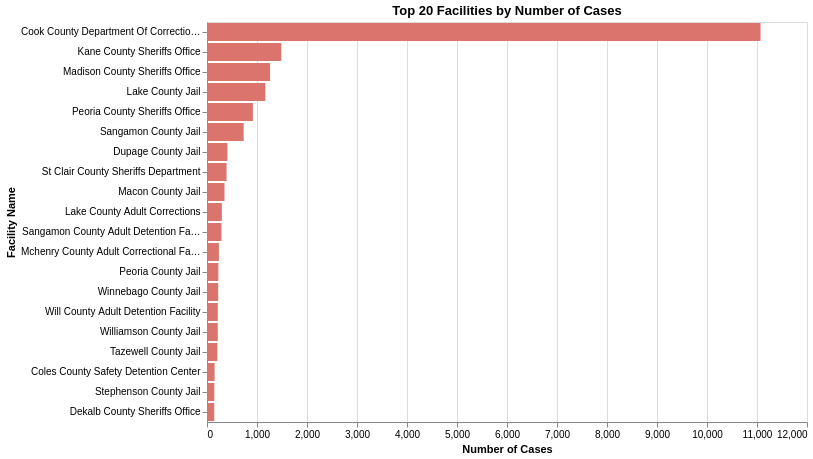

Write notebook code for a chart like this one.
### Code cell
# Most common by facility name
top_facilities = (
    df_cleaned
    .filter(pl.col('Cleaned Facility Name').is_not_null())  # Remove null facility names
    .group_by('Cleaned Facility Name')
    .len()
    .sort('len', descending=True)
    .head(20)
    .rename({'len': 'Case Count'})
)

# Create the Altair chart
facilities_chart = alt.Chart(top_facilities).mark_bar().encode(
    x=alt.X('Case Count:Q', title='Number of Cases'),
    y=alt.Y('Cleaned Facility Name:N', sort='-x', title='Facility Name'),
    color=alt.value("#da746d"), 
    tooltip=[
        'Cleaned Facility Name:N', 
        alt.Tooltip('Case Count:Q', format=',d')
    ]
).properties(
    width=600,
    height=400,
    title='Top 20 Facilities by Number of Cases'
)

facilities_chart

### Figure 1 — Vega specification as saved in the notebook (floating-point values rounded to 4 significant figures)
{"$schema": "https://vega.github.io/schema/vega/v5.json", "data": [{"name": "source_0"}, {"name": "data_0", "values": [{"Case Count": 11071, "Case Count_end": 11070.0, "Case Count_start": 0.0, "Cleaned Facility Name": "Cook County Department Of Corrections"}, {"Case Count": 1486, "Case Count_end": 1486.0, "Case Count_start": 0.0, "Cleaned Facility Name": "Kane County Sheriffs Office"}, {"Case Count": 1262, "Case Count_end": 1262.0, "Case Count_start": 0.0, "Cleaned Facility Name": "Madison County Sheriffs Office"}, {"Case Count": 1167, "Case Count_end": 1167.0, "Case Count_start": 0.0, "Cleaned Facility Name": "Lake County Jail"}, {"Case Count": 918, "Case Count_end": 918.0, "Case Count_start": 0.0, "Cleaned Facility Name": "Peoria County Sheriffs Office"}, {"Case Count": 733, "Case Count_end": 733.0, "Case Count_start": 0.0, "Cleaned Facility Name": "Sangamon County Jail"}, {"Case Count": 408, "Case Count_end": 408.0, "Case Count_start": 0.0, "Cleaned Facility Name": "Dupage County Jail"}, {"Case Count": 391, "Case Count_end": 391.0, "Case Count_start": 0.0, "Cleaned Facility Name": "St Clair County Sheriffs Department"}, {"Case Count": 350, "Case Count_end": 350.0, "Case Count_start": 0.0, "Cleaned Facility Name": "Macon County Jail"}, {"Case Count": 297, "Case Count_end": 297.0, "Case Count_start": 0.0, "Cleaned Facility Name": "Lake County Adult Corrections"}, {"Case Count": 290, "Case Count_end": 290.0, "Case Count_start": 0.0, "Cleaned Facility Name": "Sangamon County Adult Detention Facility"}, {"Case Count": 238, "Case Count_end": 238.0, "Case Count_start": 0.0, "Cleaned Facility Name": "Mchenry County Adult Correctional Facility"}, {"Case Count": 227, "Case Count_end": 227.0, "Case Count_start": 0.0, "Cleaned Facility Name": "Peoria County Jail"}, {"Case Count": 224, "Case Count_end": 224.0, "Case Count_start": 0.0, "Cleaned Facility Name": "Winnebago County Jail"}, {"Case Count": 216, "Case Count_end": 216.0, "Case Count_start": 0.0, "Cleaned Facility Name": "Will County Adult Detention Facility"}, {"Case Count": 215, "Case Count_end": 215.0, "Case Count_start": 0.0, "Cleaned Facility Name": "Williamson County Jail"}, {"Case Count": 207, "Case Count_end": 207.0, "Case Count_start": 0.0, "Cleaned Facility Name": "Tazewell County Jail"}, {"Case Count": 152, "Case Count_end": 152.0, "Case Count_start": 0.0, "Cleaned Facility Name": "Coles County Safety Detention Center"}, {"Case Count": 146, "Case Count_end": 146.0, "Case Count_start": 0.0, "Cleaned Facility Name": "Stephenson County Jail"}, {"Case Count": 145, "Case Count_end": 145.0, "Case Count_start": 0.0, "Cleaned Facility Name": "Dekalb County Sheriffs Office"}]}, {"name": "source_0_y_domain_Cleaned Facility Name", "values": [{"Cleaned Facility Name": "Cook County Department Of Corrections", "sort_field": 11071}, {"Cleaned Facility Name": "Kane County Sheriffs Office", "sort_field": 1486}, {"Cleaned Facility Name": "Madison County Sheriffs Office", "sort_field": 1262}, {"Cleaned Facility Name": "Lake County Jail", "sort_field": 1167}, {"Cleaned Facility Name": "Peoria County Sheriffs Office", "sort_field": 918}, {"Cleaned Facility Name": "Sangamon County Jail", "sort_field": 733}, {"Cleaned Facility Name": "Dupage County Jail", "sort_field": 408}, {"Cleaned Facility Name": "St Clair County Sheriffs Department", "sort_field": 391}, {"Cleaned Facility Name": "Macon County Jail", "sort_field": 350}, {"Cleaned Facility Name": "Lake County Adult Corrections", "sort_field": 297}, {"Cleaned Facility Name": "Sangamon County Adult Detention Facility", "sort_field": 290}, {"Cleaned Facility Name": "Mchenry County Adult Correctional Facility", "sort_field": 238}, {"Cleaned Facility Name": "Peoria County Jail", "sort_field": 227}, {"Cleaned Facility Name": "Winnebago County Jail", "sort_field": 224}, {"Cleaned Facility Name": "Will County Adult Detention Facility", "sort_field": 216}, {"Cleaned Facility Name": "Williamson County Jail", "sort_field": 215}, {"Cleaned Facility Name": "Tazewell County Jail", "sort_field": 207}, {"Cleaned Facility Name": "Coles County Safety Detention Center", "sort_field": 152}, {"Cleaned Facility Name": "Stephenson County Jail", "sort_field": 146}, {"Cleaned Facility Name": "Dekalb County Sheriffs Office", "sort_field": 145}]}], "marks": [{"type": "rect", "name": "marks", "from": {"data": "data_0"}, "encode": {"update": {"x": {"field": "Case Count_end", "scale": "x"}, "y": {"field": "Cleaned Facility Name", "scale": "y"}, "fill": {"value": "#da746d"}, "tooltip": {"signal": "{\"Cleaned Facility Name\": isValid(datum[\"Cleaned Facility Name\"]) ? datum[\"Cleaned Facility Name\"] : \"\"+datum[\"Cleaned Facility Name\"], \"Case Count\": format(datum[\"Case Count\"], \",d\")}"}, "height": {"signal": "max(0.25, bandwidth('y'))"}, "x2": {"field": "Case Count_start", "scale": "x"}}}, "style": ["bar"]}], "scales": [{"name": "x", "type": "linear", "domain": {"data": "data_0", "fields": ["Case Count_start", "Case Count_end"]}, "range": [0, {"signal": "width"}], "zero": true, "nice": true}, {"name": "y", "type": "band", "domain": {"data": "source_0_y_domain_Cleaned Facility Name", "field": "Cleaned Facility Name", "sort": {"op": "max", "field": "sort_field", "order": "descending"}}, "range": [0, {"signal": "height"}], "paddingOuter": 0.05, "paddingInner": 0.1}], "axes": [{"scale": "x", "gridScale": "y", "labels": false, "tickCount": {"signal": "ceil(width/40)"}, "zindex": 0, "orient": "bottom", "maxExtent": 0, "domain": false, "minExtent": 0, "grid": true, "aria": false, "ticks": false}, {"scale": "x", "orient": "bottom", "labelFlush": true, "tickCount": {"signal": "ceil(width/40)"}, "zindex": 0, "labelOverlap": true, "grid": false, "title": "Number of Cases"}, {"scale": "y", "grid": false, "zindex": 0, "title": "Facility Name", "orient": "left"}], "title": {"text": "Top 20 Facilities by Number of Cases", "frame": "group"}, "height": 400, "style": "cell", "width": 600, "background": "white", "padding": 5}
